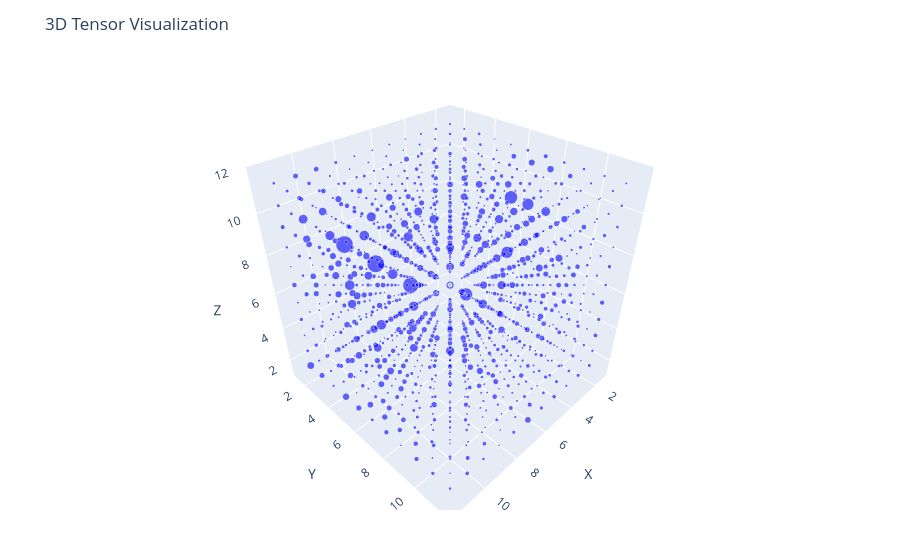

Here is the notebook cell this chart was saved with:
### Markdown cell above
## Step 6: Randomizing the source basis
Dleto works by detecting a hidden constraint equation in a given tensor.  So far the tensors we created are obviously equations of a sphere.  So what we do next is randomize the bases of the x, y, and z axes.  In the case of our original sphere with radius 5 the entire tensor fit inside $11 \times 11 \times 11$-array.  This means that are operating in 3 different 11-dimensional vector spaces.  So we apply a random $11 \times 11$ invertible matrix $X$ to the slices `tensor[i,:,:]`, an invertible matrix $Y$ to each slice `tensor[:,j,:]` and finally an invertible matrix $Z$ to the each `tensor[:,:,k]`.  If you changed the dimensions then the relevant matrix sizes will change accordingly.  The command `randomTensor` uses the arrays internally stored dimensions to calculate the appropriate changes.  The return includes not only the resulting tensor but also the matrices $X,Y,Z$ used to affect the change.  To access the resulting tensor use the record name `.tensor`.  To access the coordinate changes use `.Xes`, `.Yes` and `.Zes`.

Here is our small sphere randomized, it likely looks completely filled in like dense tensor.

### Code cell
hidden_sphere5 = randomize(sphere5)
plotTensor(hidden_sphere5.tensor)

### Figure 1 — Plotly figure (JSON) as saved in the notebook; plotly's stock layout.template omitted (floating-point values rounded to 4 significant figures; data arrays with more than 128 entries replaced by an {"elided": "..."} marker saying what was removed)
{"data": [{"marker": {"color": "blue", "opacity": 0.6, "size": {"elided": "1329 float values"}}, "mode": "markers", "type": "scatter3d", "x": {"elided": "1329 int values"}, "y": {"elided": "1329 int values"}, "z": {"elided": "1329 int values"}}], "layout": {"margin": {"b": 50, "l": 50, "r": 50, "t": 60}, "scene": {"aspectmode": "cube", "xaxis": {"range": [1, 12], "title": "X"}, "yaxis": {"range": [1, 12], "title": "Y"}, "zaxis": {"range": [1, 12], "title": "Z"}}, "title": "3D Tensor Visualization"}}
